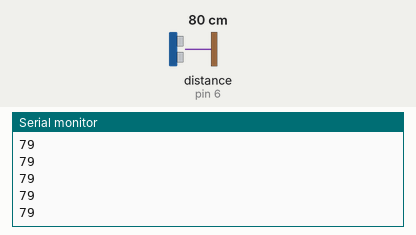
A sketch run on a simulated Arduino Uno, built with avr-gcc and run on an emulated ATmega328P. Shown: the last lines printed to the serial monitor. Wiring (inferred from the names in the program): ultrasonic range finder: trigger pin 7; echo pin 6. The inputs (shaded band) are chosen by the test bench; at power-on: distance to the obstacle (sensor on pin 6) 80 cm. The echo pulse lasts 58.3 µs per cm.

Above: at 1.2 s.
1.3 s: distance to the obstacle (sensor on pin 6) set to 2 cm
At 2.1 s:
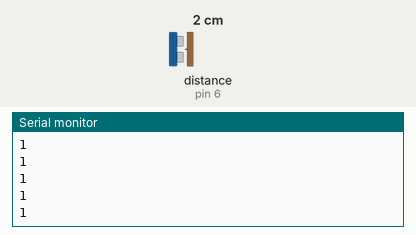
2.8 s: distance to the obstacle (sensor on pin 6) set to 4 cm
At 3.5 s:
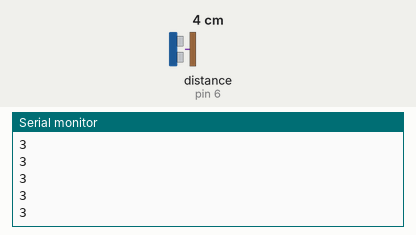
Timing chart, 0 to 5.8 s (numbered marks = the images above; inputs shaded):
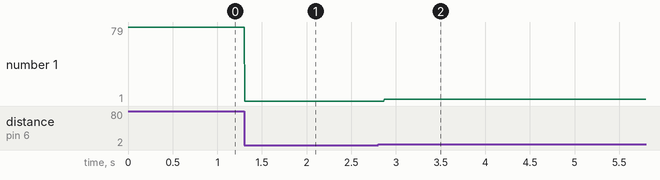

Measured:
- after the input at 1.3 s, the serial monitor: prints a new line at once (image 1)
- after the input at 2.8 s, the serial monitor: prints a new line after 0.07 s (image 2)
- plotted number 1: 79 → 1 after the input at 1.3 s, 1 → 3 after the input at 2.8 s

The sketch:

HCSR-04.ino
```cpp
int trigger = 7;
int echo = 6;
long duration,cm;

void setup() {
  Serial.begin(9600);
}

void loop() {
  pinMode(trigger,OUTPUT);
  digitalWrite(trigger,LOW);
  delayMicroseconds(2);
  digitalWrite(trigger,HIGH);
  delayMicroseconds(10);
  digitalWrite(trigger,LOW);
  pinMode(echo,INPUT);
  duration = pulseIn(echo,HIGH);
  cm = duration / 58.8;
  Serial.println(cm);
}
```
